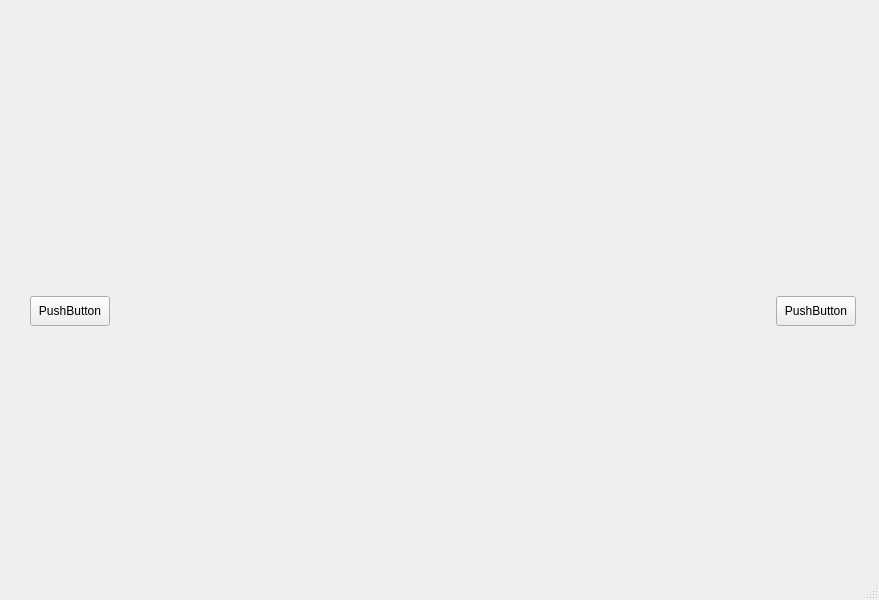
<?xml version="1.0" encoding="UTF-8"?>
<ui version="4.0">
 <class>MainWindow</class>
 <widget class="QMainWindow" name="MainWindow">
  <property name="geometry">
   <rect>
    <x>0</x>
    <y>0</y>
    <width>879</width>
    <height>600</height>
   </rect>
  </property>
  <property name="windowTitle">
   <string>MainWindow</string>
  </property>
  <widget class="QWidget" name="centralwidget">
   <widget class="QWidget" name="layoutWidget">
    <property name="geometry">
     <rect>
      <x>30</x>
      <y>40</y>
      <width>826</width>
      <height>542</height>
     </rect>
    </property>
    <layout class="QHBoxLayout" name="horizontalLayout">
     <item>
      <layout class="QVBoxLayout" name="verticalLayout">
       <property name="sizeConstraint">
        <enum>QLayout::SetMinimumSize</enum>
       </property>
       <item>
        <widget class="QPushButton" name="pushButton">
         <property name="minimumSize">
          <size>
           <width>60</width>
           <height>30</height>
          </size>
         </property>
         <property name="maximumSize">
          <size>
           <width>80</width>
           <height>30</height>
          </size>
         </property>
         <property name="text">
          <string>PushButton</string>
         </property>
        </widget>
       </item>
      </layout>
     </item>
     <item>
      <widget class="ChessBoard" name="widget" native="true">
       <property name="minimumSize">
        <size>
         <width>600</width>
         <height>540</height>
        </size>
       </property>
      </widget>
     </item>
     <item>
      <layout class="QVBoxLayout" name="verticalLayout_2">
       <property name="sizeConstraint">
        <enum>QLayout::SetMinimumSize</enum>
       </property>
       <item>
        <widget class="QPushButton" name="pushButton_2">
         <property name="minimumSize">
          <size>
           <width>60</width>
           <height>30</height>
          </size>
         </property>
         <property name="maximumSize">
          <size>
           <width>80</width>
           <height>30</height>
          </size>
         </property>
         <property name="text">
          <string>PushButton</string>
         </property>
        </widget>
       </item>
      </layout>
     </item>
    </layout>
   </widget>
  </widget>
  <widget class="QMenuBar" name="menubar">
   <property name="geometry">
    <rect>
     <x>0</x>
     <y>0</y>
     <width>879</width>
     <height>24</height>
    </rect>
   </property>
  </widget>
  <widget class="QStatusBar" name="statusbar"/>
 </widget>
 <customwidgets>
  <customwidget>
   <class>ChessBoard</class>
   <extends>QWidget</extends>
   <header location="global">chess_board.h</header>
   <container>1</container>
  </customwidget>
 </customwidgets>
 <resources/>
 <connections/>
</ui>
